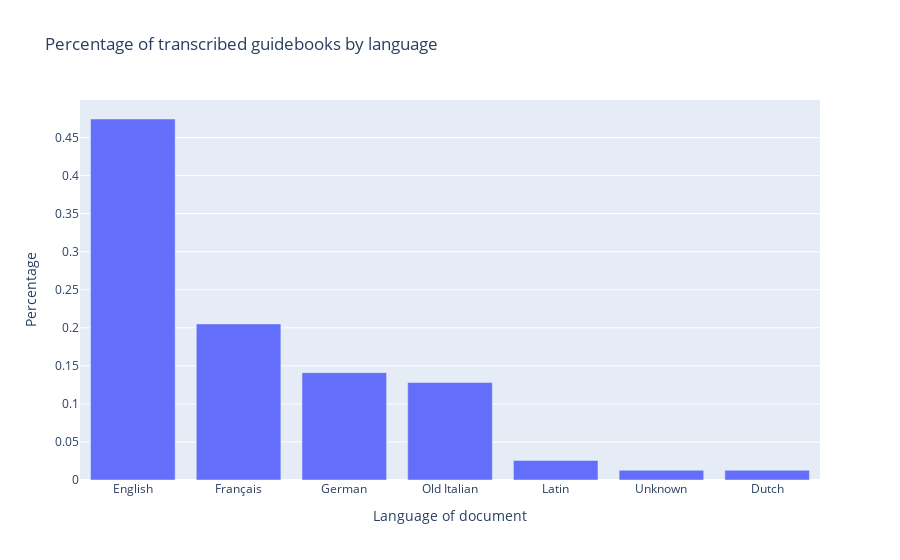

This figure's notebook cell:
### Code cell
import plotly.express as px

fig=px.bar(x=['English', 'Français','German', 'Old Italian', 'Latin', 'Unknown', 'Dutch'],
           y=df.groupby('language')['book_id'].count().sort_values(ascending=False).div(df['book_id'].count()), orientation='v',
           labels={'y': 'Percentage', 'x':'Language of document'},
           title='Percentage of transcribed guidebooks by language')
fig.show()

### Figure 1 — Plotly figure (JSON) as saved in the notebook; plotly's stock layout.template omitted (floating-point values rounded to 4 significant figures)
{"data": [{"alignmentgroup": "True", "hovertemplate": "Language of document=%{x}<br>Percentage=%{y}<extra></extra>", "legendgroup": "", "marker": {"color": "#636efa", "pattern": {"shape": ""}}, "name": "", "offsetgroup": "", "orientation": "v", "showlegend": false, "textposition": "auto", "type": "bar", "x": ["English", "Français", "German", "Old Italian", "Latin", "Unknown", "Dutch"], "xaxis": "x", "y": [0.4744, 0.2051, 0.141, 0.1282, 0.02564, 0.01282, 0.01282], "yaxis": "y"}], "layout": {"barmode": "relative", "legend": {"tracegroupgap": 0}, "title": {"text": "Percentage of transcribed guidebooks by language"}, "xaxis": {"anchor": "y", "domain": [0, 1], "title": {"text": "Language of document"}}, "yaxis": {"anchor": "x", "domain": [0, 1], "title": {"text": "Percentage"}}}}
